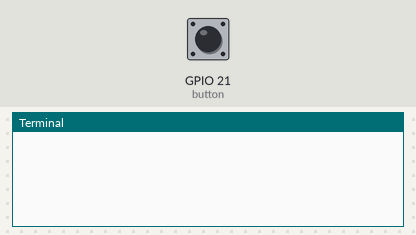
Simulated run of this program. Board: Raspberry Pi (BCM pin numbers). Parts: the last lines printed to the terminal. Inputs (shaded band) come from the test bench; at power-on: GPIO 21 (button) HIGH.

Above: at 1.2 s.
1.3 s: GPIO 21 (button) pulled LOW for 0.15 s
At 1.43 s:
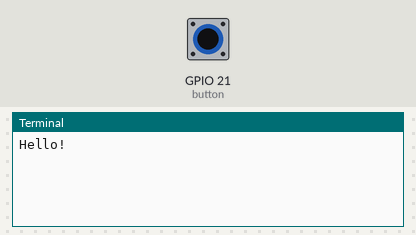
At 2.8 s:
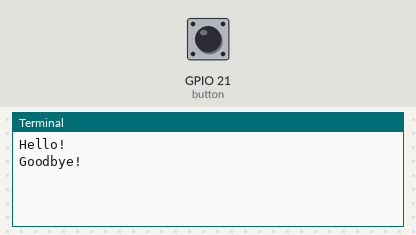

Measured:
- after the input at 1.3 s, the terminal: prints a new line at once (image 1)

The program:

ejercicio-04.py
```python
from gpiozero import Button
from signal import pause

def decir_hola():
    print("Hello!")

def decir_adios():
    print("Goodbye!")

button = Button(21)

button.when_pressed = decir_hola
button.when_released = decir_adios

pause()
```
